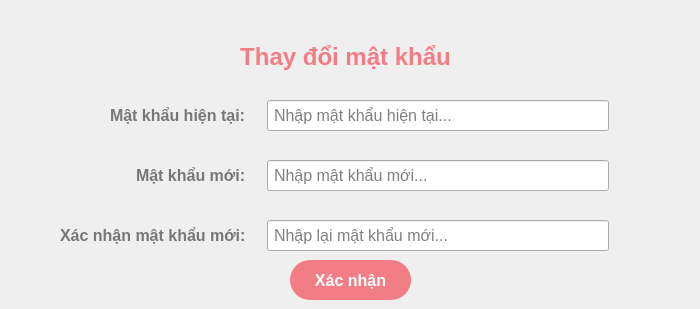
           <widget class="QWidget" name="adminPasswordTab">
            <attribute name="title">
             <string>Đổi mật khẩu</string>
            </attribute>
            <widget class="QWidget" name="formWidget_9" native="true">
             <property name="geometry">
              <rect>
               <x>40</x>
               <y>100</y>
               <width>601</width>
               <height>151</height>
              </rect>
             </property>
             <property name="styleSheet">
              <string notr="true">QLabel {
	font-size: 16px;
	margin-left: 16px;
	font-weight: bold;
	color: #777;
}

QLineEdit {
	font-size: 16px;
	padding: 4px;
	margin-right: 32px;
}</string>
             </property>
             <layout class="QFormLayout" name="formLayout_16">
              <property name="labelAlignment">
               <set>Qt::AlignRight|Qt::AlignTrailing|Qt::AlignVCenter</set>
              </property>
              <property name="horizontalSpacing">
               <number>16</number>
              </property>
              <item row="0" column="0">
               <widget class="QLabel" name="label_83">
                <property name="text">
                 <string>Mật khẩu hiện tại:</string>
                </property>
               </widget>
              </item>
              <item row="0" column="1">
               <widget class="QLineEdit" name="adminOldPassword">
                <property name="echoMode">
                 <enum>QLineEdit::Password</enum>
                </property>
                <property name="placeholderText">
                 <string>Nhập mật khẩu hiện tại...</string>
                </property>
               </widget>
              </item>
              <item row="2" column="0">
               <widget class="QLabel" name="label_84">
                <property name="text">
                 <string>Mật khẩu mới:</string>
                </property>
               </widget>
              </item>
              <item row="2" column="1">
               <widget class="QLineEdit" name="adminNewPassword">
                <property name="echoMode">
                 <enum>QLineEdit::Password</enum>
                </property>
                <property name="placeholderText">
                 <string>Nhập mật khẩu mới...</string>
                </property>
               </widget>
              </item>
              <item row="4" column="0">
               <widget class="QLabel" name="label_85">
                <property name="text">
                 <string>Xác nhận mật khẩu mới:</string>
                </property>
               </widget>
              </item>
              <item row="4" column="1">
               <widget class="QLineEdit" name="adminNewPasswordConfirm">
                <property name="echoMode">
                 <enum>QLineEdit::Password</enum>
                </property>
                <property name="placeholderText">
                 <string>Nhập lại mật khẩu mới...</string>
                </property>
               </widget>
              </item>
              <item row="1" column="0">
               <spacer name="verticalSpacer_40">
                <property name="orientation">
                 <enum>Qt::Vertical</enum>
                </property>
                <property name="sizeHint" stdset="0">
                 <size>
                  <width>20</width>
                  <height>40</height>
                 </size>
                </property>
               </spacer>
              </item>
              <item row="3" column="0">
               <spacer name="verticalSpacer_41">
                <property name="orientation">
                 <enum>Qt::Vertical</enum>
                </property>
                <property name="sizeHint" stdset="0">
                 <size>
                  <width>20</width>
                  <height>40</height>
                 </size>
                </property>
               </spacer>
              </item>
             </layout>
            </widget>
            <widget class="QPushButton" name="adminPasswordBtn">
             <property name="geometry">
              <rect>
               <x>290</x>
               <y>260</y>
               <width>121</width>
               <height>40</height>
              </rect>
             </property>
             <property name="cursor">
              <cursorShape>PointingHandCursor</cursorShape>
             </property>
             <property name="styleSheet">
              <string notr="true">QPushButton {
	border-radius: 20px;
	color: white;
	font-size: 16px;
	font-weight: bold;
	background-color: #f27d85;
	border: none;
}
</string>
             </property>
             <property name="text">
              <string>Xác nhận</string>
             </property>
            </widget>
            <widget class="QLabel" name="label_86">
             <property name="geometry">
              <rect>
               <x>0</x>
               <y>36</y>
               <width>691</width>
               <height>41</height>
              </rect>
             </property>
             <property name="styleSheet">
              <string notr="true">font-size: 24px;
font-weight: bold;
color: #f27d85;</string>
             </property>
             <property name="text">
              <string>Thay đổi mật khẩu</string>
             </property>
             <property name="alignment">
              <set>Qt::AlignCenter</set>
             </property>
            </widget>
           </widget>
